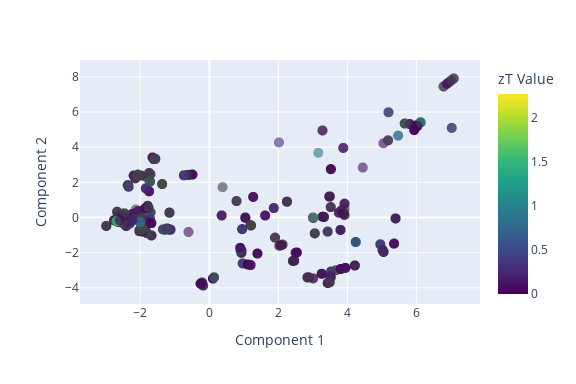

Notebook cell for this chart:
### Markdown cell above
Now, wouldn't it be nice if we could see what material each data point refers to. [Plotly](https://plotly.com/python/) can help with that.

### Code cell
import plotly.express as px
import pandas as pd

# Add the zT column and composition column from the original DataFrame for coloring and hover info
plot_df = pd.DataFrame(reduced_data, columns=['Component 1', 'Component 2'])
plot_df['zT'] = df['zT'].values
plot_df['composition'] = df['composition'].values  # Assuming this is the column with chemical formulas

# Create an interactive scatter plot using Plotly
fig = px.scatter(
    plot_df, 
    x='Component 1', 
    y='Component 2', 
    color='zT', 
    color_continuous_scale='Viridis', 
    opacity=0.6,
    hover_name='composition',  # Show chemical formula on hover
    hover_data={'Component 1': ':.2f', 'Component 2': ':.2f', 'zT': ':.2f'},  # Additional hover data
    labels={'zT': 'zT Value'}
)

fig.update_traces(marker=dict(size=10))  # Adjust the size value as needed

fig.update_layout(
    width=6*96,  # 6 inches converted to pixels
    height=4*96  # 4 inches converted to pixels
)

# Show the interactive plot
fig.show()

### Figure 1 — Plotly figure (JSON) as saved in the notebook; plotly's stock layout.template omitted (floating-point values rounded to 4 significant figures; data arrays with more than 128 entries replaced by an {"elided": "..."} marker saying what was removed)
{"data": [{"customdata": {"elided": "1093x1 float values"}, "hovertemplate": "<b>%{hovertext}</b><br><br>Component 1=%{x:.2f}<br>Component 2=%{y:.2f}<br>zT Value=%{marker.color:.2f}<extra></extra>", "hovertext": {"elided": "1093 str values"}, "legendgroup": "", "marker": {"color": {"elided": "1093 float values"}, "coloraxis": "coloraxis", "opacity": 0.6, "size": 10, "symbol": "circle"}, "mode": "markers", "name": "", "showlegend": false, "type": "scattergl", "x": {"elided": "1093 float values"}, "xaxis": "x", "y": {"elided": "1093 float values"}, "yaxis": "y"}], "layout": {"coloraxis": {"colorbar": {"title": {"text": "zT Value"}}, "colorscale": [[0, "#440154"], [0.1111, "#482878"], [0.2222, "#3e4989"], [0.3333, "#31688e"], [0.4444, "#26828e"], [0.5556, "#1f9e89"], [0.6667, "#35b779"], [0.7778, "#6ece58"], [0.8889, "#b5de2b"], [1, "#fde725"]]}, "height": 384, "legend": {"tracegroupgap": 0}, "margin": {"t": 60}, "width": 576, "xaxis": {"anchor": "y", "domain": [0, 1], "title": {"text": "Component 1"}}, "yaxis": {"anchor": "x", "domain": [0, 1], "title": {"text": "Component 2"}}}}
